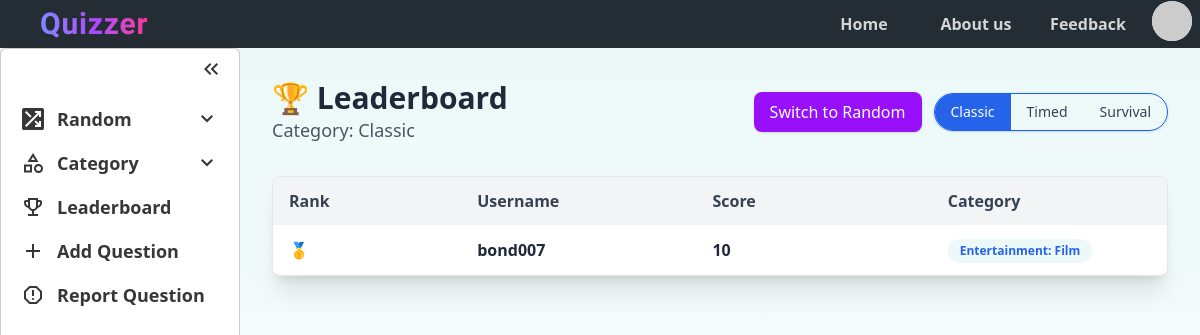
/leaderboard/Category/Classic (signed in), run on the app's committed database.
### quizzer/model/leaderboard.py (models this page shows)
class Leaderboard(db.Model):
    __tablename__ = 'Leaderboard'
    rank_positon=db.Column(db.Integer, nullable=False,primary_key=True)
    type=db.Column(db.String(15), nullable=False,primary_key=True)
    mode=db.Column(db.String(15), nullable=False,primary_key=True)
    user_id=db.Column(db.Integer,db.ForeignKey('User.id'))
    high_score = db.Column(db.Integer, nullable=False ,)
    category_id = db.Column(db.Integer, db.ForeignKey('Category.id'))
    user = db.relationship('User', backref='leaderboard_entries')

### quizzer/model/user.py (models this page shows, shortened)
class User(db.Model ,UserMixin):
    __tablename__ = 'User'
    id = db.Column(db.Integer, primary_key=True)
    username = db.Column(db.String(20), nullable=False ,unique=True)
    email = db.Column(db.String(100), nullable=False,unique=True)
    password = db.Column(db.String(150), nullable=False)
    profile_pic=db.Column(db.String(100))
    role=db.Column(db.String(20))
    quiz_states = relationship("QuizState", back_populates="user")

### quizzer/model/category.py (models this page shows)
class Category(db.Model ,UserMixin):
    __tablename__ = 'Category'
    id = db.Column(db.Integer, primary_key=True)
    category_name = db.Column(db.String(80), nullable=False ,unique=True)
    questions = relationship("Question", back_populates="category")

### quizzer/app/view_routes.py (the view)
@view.route("/leaderboard/<type>/<mode>")
def leaderboard(type,mode):
  data=get_leaderboard(type=type,mode=mode)
  return render_template("leaderboard.html" ,data=data,type=type,mode=mode)

### quizzer/__init__.py (called while the page is built)
def create_app():
    app = Flask(__name__, static_folder='static', template_folder='templates')
    app.config.from_pyfile('config.py')
    db.init_app(app)
    mail.init_app(app)
    login_manager.init_app(app)
    login_manager.login_view = 'auth.login'
    @login_manager.user_loader
    def load_user(id):
        return User.query.get(int(id))
    register_blueprints(app)
    with app.app_context():
         db.create_all()
    return app

### quizzer/app/view_services.py (called while the page is built)
def get_leaderboard(type, mode):
    print(type,mode)
    leaderboard=Leaderboard.query.join(User).outerjoin(Category).add_columns(
        Leaderboard.rank_positon,
        Leaderboard.type,
        Leaderboard.mode,
        Leaderboard.high_score,
        User.username,
        Category.category_name
    ).filter(
            Leaderboard.type == type,
            Leaderboard.mode == mode
        ).order_by(Leaderboard.rank_positon).all()
    return leaderboard

### quizzer/templates/leaderboard.html (shortened to what this page needs)
{% extends 'base.html' %}
{% block content %}
<main class="px-4 sm:px-6 lg:px-8 py-8 w-full bg-gradient-to-b from-base-b to-white min-h-screen flex flex-col">
    <div class="max-w-7xl w-full mx-auto mb-8">
        <div class="flex flex-col sm:flex-row sm:items-center sm:justify-between gap-4">
            <div>
                <h1 class="text-3xl font-extrabold text-gray-800">🏆 Leaderboard</h1>
                <p class="text-lg text-gray-600">{{ type }}: {{ mode }}</p>
            </div>
            <div class="flex flex-col sm:flex-row items-center gap-3">
                <a href="{{ url_for('view.leaderboard', type='Category' if type == 'Random' else 'Random', mode='Classic') }}"
                   class="px-4 py-2 text-sm sm:text-base text-white bg-purple-600 hover:bg-purple-700 rounded-lg shadow transition">
                    Switch to {{ 'Category' if type == 'Random' else 'Random' }}
                </a>
                <div class="flex border border-blue-600 rounded-full overflow-hidden text-sm font-medium shadow-sm">
                    {% set modes = ['Classic', 'Timed', 'Survival'] %}
                    {% for m in modes %}
                        <a href="{{ url_for('view.leaderboard', type=type, mode=m) }}"
                           class="px-4 py-2 text-center w-full transition-all duration-200 ease-in-out
                           {% if mode == m %}
                               bg-accent text-white
                           {% else %}
                               hover:bg-blue-50 text-gray-700
                           {% endif %}">
                            {{ m }}
                        </a>
                    {% endfor %}
                </div>
            </div>
        </div>
    </div>
    <div class="max-w-7xl w-full mx-auto overflow-x-auto bg-white shadow-xl rounded-lg border border-gray-200">
        <table class="table-fixed w-full text-sm sm:text-base">
            <thead class="bg-gray-100 text-gray-700 sticky top-0 z-10">
                <tr>
                    <th class="py-3 px-4 w-1/5 text-left">Rank</th>
                    <th class="py-3 px-4 w-1/4 text-left">Username</th>
                    <th class="py-3 px-4 w-1/4 text-left">Score</th>
                    {% if type == 'Category' %}
                        <th class="py-3 px-4 w-1/4 text-left">Category</th>
                    {% endif %}
                </tr>
            </thead>
            <tbody class="divide-y divide-gray-100">
                {% for d in data %}
                <tr class="hover:bg-indigo-50 transition">
                    <td class="py-3 px-4 text-gray-600 font-medium">
                        {% if d.rank_positon == 1 %}
                            🥇
                        {% elif d.rank_positon == 2 %}
                            🥈
                        {% elif d.rank_positon == 3 %}
                            🥉
                        {% else %}
                            {{ d.rank_positon }}
                        {% endif %}
                    </td>
                    <td class="py-3 px-4 font-semibold text-gray-800 whitespace-nowrap">{{ d.username }}</td>
                    <td class="py-3 px-4 text-gray-800 font-bold">{{ d.high_score }}</td>
                    {% if type == 'Category' %}
                        <td class="py-3 px-4">
                            <span class="inline-block px-3 py-1 text-xs font-semibold bg-base-b text-accent rounded-full">
                                {{ d.category_name }}
                            </span>
                        </td>
                    {% endif %}
                </tr>
                {% endfor %}
            </tbody>
        </table>
    </div>
</main>
{% endblock %}

### data on the page
Leaderboard: type "Category", mode "Classic", username "bond007", high_score "10", category_name "Entertainment: Film"

### other printed values
{{ 'Category' if type == 'Random' else 'Random' }} "Random"
{{ m }} "Classic" "Timed" "Survival"
